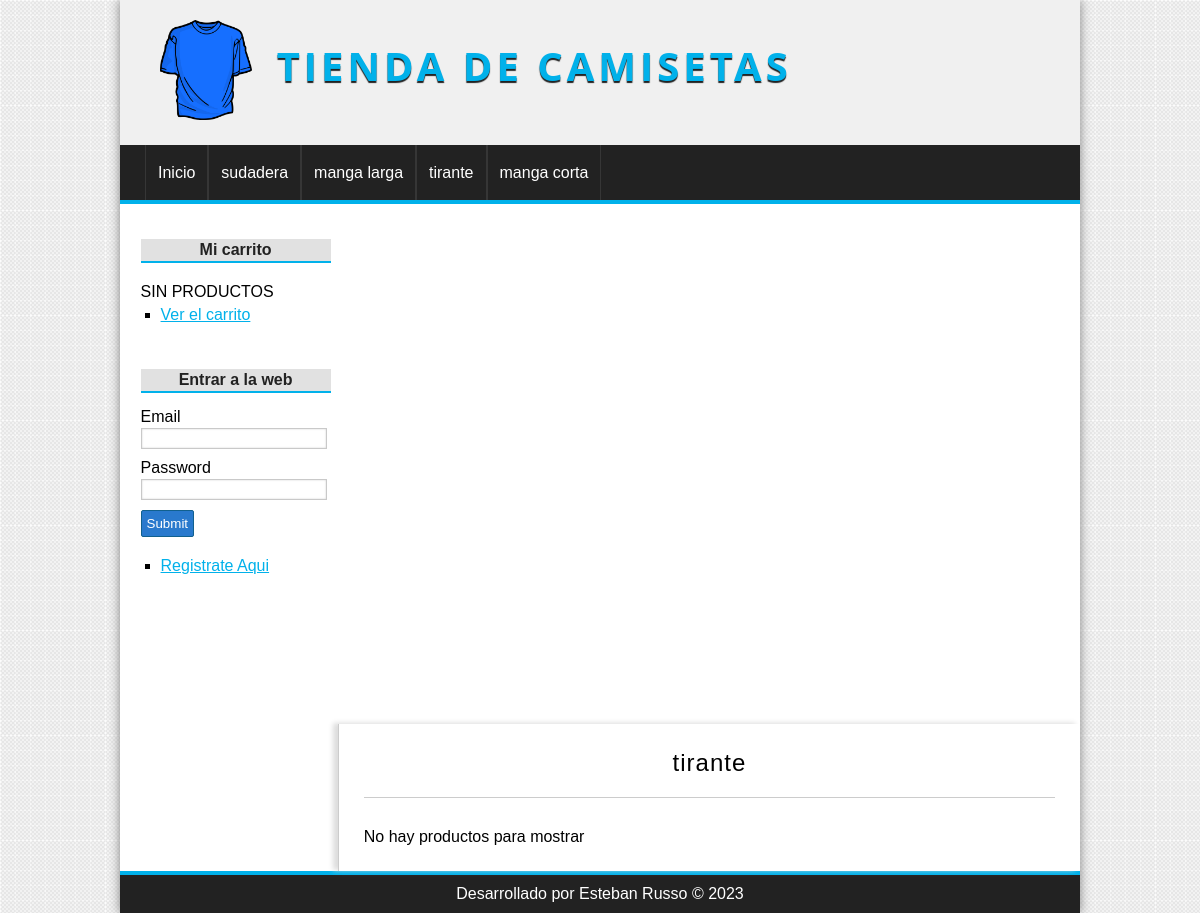
/categoria/verCategorias&id=2, run on the app's committed database.
### tables this page shows
CREATE TABLE categorias (
id INT (255) AUTO_INCREMENT NOT NULL,
nombre VARCHAR (100) NOT NULL,
CONSTRAINT pk_categorias PRIMARY KEY(id)
);

### config/db.php (called while the page is built)
<?php
class database{
    public static function connect(){
        $db= new mysqli('localhost','root','','tienda_master');
        $db->query("SET NAMES 'utf8'");
        return $db;
    }
}

### models/categorias.php (called while the page is built, shortened)
<?php
class Categorias
{
    private $id;
    private $db;
    public function __construct()
    {
        $this->db = database::connect();
    }
    public function getId()
    {
        return $this->id;
    }
    public function setId($id)
    {
        $this->id = $id;
    }
    public function getAll()
    {
        $categorias = $this->db->query("SELECT*FROM categorias ORDER BY id DESC");
        return $categorias;
    }
    public function getOneCategories()
    {
        $id=$this->getId();
        $categoria = $this->db->query("SELECT*FROM categorias WHERE id=$id");
        return $categoria->fetch_object();
    }
}

### controllers/categoriaController.php (called while the page is built, shortened)
<?php
require_once 'models/categorias.php';
require_once 'models/productos.php';
class categoriaController
{
    public function verCategorias()
    {
        if (isset($_GET['id'])) {
            $id = $_GET['id'];
            $categoria = new Categorias();
            $categoria->setId($id);
            $categoria = $categoria->getOneCategories();
            $producto = new Productos();
            $producto->setCategoria_Id($id);
            $productos = $producto->getAllCategory();
        }
        require_once 'views/categorias/verCategorias.php';
    }
}

### models/productos.php (called while the page is built, shortened)
<?php
class Productos
{
    private $categoria_id;
    private $db;
    public function __construct()
    {
        $this->db = database::connect();
    }
    public function getCategoria_Id()
    {
        return $this->categoria_id;
    }
    public function setCategoria_Id($categoria_id)
    {
        $this->categoria_id = $categoria_id;
    }
    public function getAllCategory()
    {
        $id = $this->getCategoria_id();
        $sql = "SELECT p.*, c.nombre AS 'catnombre' FROM productos p INNER JOIN categorias c ON c.id=p.categoria_id WHERE p.categoria_id=$id ORDER BY id DESC";
        $productos = $this->db->query($sql);
        return $productos;
    }
}

### views/categorias/verCategorias.php (the view, shortened to what this page needs)
<?php if (isset($categoria)) : ?>
    <h1><?= $categoria->nombre ?></h1>
    <?php if ($productos->num_rows == 0) : ?>
        <p>No hay productos para mostrar</p>
    <?php endif; ?>
<?php else : ?>
    <h1>La categoria No existe</h1>
<?php endif; ?>

### views/layout/header.php (shortened to what this page needs)
<!DOCTYPE html>
<html lang="es">
<head>
    <link rel="stylesheet" href="<?php echo BASE_URL ?>assets/css/style.css">
</head>
<body>
    <div id="container">
        <header id="header">
            <div id="logo">
                <img src="<?php echo BASE_URL ?>assets/img/camiseta.png" alt="camiseta logo">
                <a href="<?=BASE_URL?>">
                    Tienda de camisetas
                </a>
            </div>
        </header>
        <?php  $categorias = utils::showCategorias(); ?>
        <nav id="menu">
            <ul>
                <li>
                    <a href="<?=BASE_URL?>">Inicio</a>
                </li>
                <?php while ($cat = $categorias->fetch_object()) : ?>
                    <li>
                        <a href="<?=BASE_URL?>categoria/verCategorias&id=<?=$cat->id?>"><?php echo $cat->nombre; ?></a>
                    </li>
                <?php endwhile; ?>
            </ul>
        </nav>
        <div id="content">

### assets/css/style.css (style rules this page uses)
* { padding: 0px; margin: 0px; font-family: sans-serif, Arial, Helvetica, sans-serif; }
body { background: url(../img/bg.png); }
a { color: #01b1ea; }
#container { width: 80%; margin: 0px auto; box-shadow: 0px 0px 10px grey; background: white; }
#header { height: 145px; background: #f0f0f0; }
#logo { float: left; padding: 20px; margin-left: 20px; }
#logo img { float: left; height: 100px; }
#logo a { float: left; font-size: 40px; letter-spacing: 4px; font-family: "Open Sans", Arial, Helvetica, sans-serif; text-transform: uppercase; color: #01b1ea; font-weight: bold; text-decoration: none; margin-top: 18px; margin-left: 25px; text-shadow: 0px 2px 1px #222222; transition: all 300ms; }
#menu { clear: both; background: #222; color: white; height: 55px; border-bottom: 4px solid #01b1ea; }
#menu ul { list-style: none; text-decoration: none; margin: 0px auto; margin-left: 25px; }
#menu ul li { line-height: 55px; float: left; border-right: 1px solid #363636; }
#menu a { display: block; color: white; text-decoration: none; padding-left: 12px; padding-right: 12px; transition: all 1000ms; }
#menu a:first-child { border-left: 1px solid #363636; }
#content { margin: 0px auto; overflow: hidden; background: white; }
#central h1 { font-size: 24px; font-weight: normal; letter-spacing: 1px; text-align: center; border-bottom: 1px solid #ccc; margin-bottom: 30px; padding: 20px; padding-top: 0px; }

### data on the page
categorias: nombre "sudadera"
categorias: nombre "manga larga"
categorias: nombre "tirante"
categorias: nombre "manga corta"

### other printed values
$notice = "SIN PRODUCTOS" "SIN PRODUCTOS"
